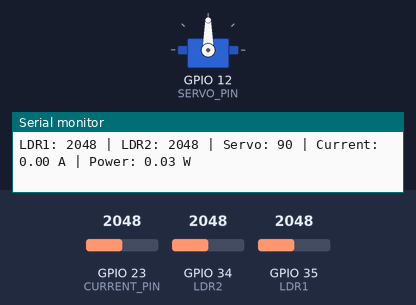
Bench run of a sketch on a simulated ESP32. Parts: servo, the last lines printed to the serial monitor. The inputs (shaded band) are chosen by the test bench; at power-on: GPIO 35 (LDR1) = 2048, GPIO 34 (LDR2) = 2048, GPIO 23 (CURRENT_PIN) = 2048. WiFi joins after 1.5 s; servers stay silent unless stated.

Above: at 3.0 s.
3.1 s: GPIO 35 (LDR1) set to 1962
At 3.7 s:
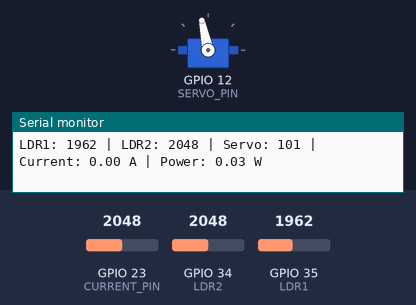
6.1 s: GPIO 34 (LDR2) set to 1938
At 6.1 s:
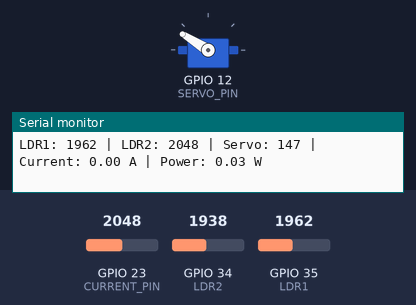
7.6 s: GPIO 34 (LDR2) set to 2047
At 10.3 s:
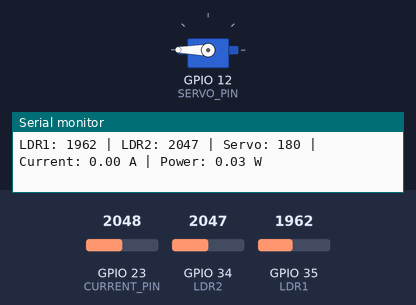
10.6 s: GPIO 34 (LDR2) set to 1228
At 11.2 s:
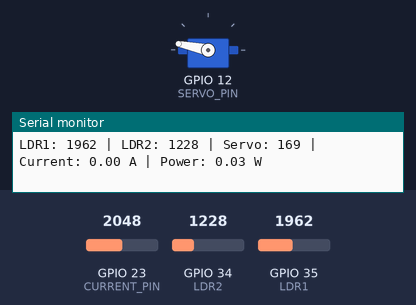
13.6 s: GPIO 34 (LDR2) set to 2866
Timing chart, 0 to 17.6 s (numbered marks = the images above; inputs shaded):
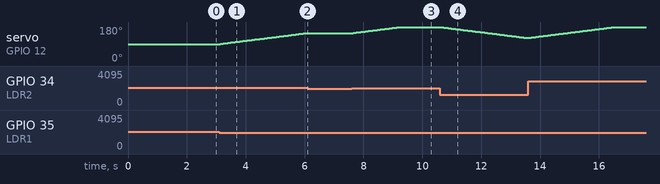

Measured:
- the behaviour switches between 1998 and 1997 on GPIO 35 (LDR1) (found by bisection; images 0 and 1)
- the behaviour switches between 2013 and 2012 on GPIO 34 (LDR2) (found by bisection; images 1 and 2)
- after the input at 3.1 s, servo on GPIO 12 (SERVO_PIN): moves from 90° to 148° over 2.9 s, starting at once
- after the input at 6.1 s, servo on GPIO 12 (SERVO_PIN): stays 148° (without the input it goes to 149° after 0.01 s)
- after the input at 7.6 s, servo on GPIO 12 (SERVO_PIN): moves from 148° to 180° over 1.6 s, starting after 0.05 s
- after the input at 10.6 s, servo on GPIO 12 (SERVO_PIN): moves from 180° to 122° over 2.9 s, starting at once

The sketch:

Sun_Tracker.ino
```cpp
// ---------------- BLYNK CONFIG ----------------
#define BLYNK_TEMPLATE_ID "TMPL3b0t9IifS"
#define BLYNK_TEMPLATE_NAME "Solar"
#define BLYNK_AUTH_TOKEN "rasrpwrl5yizP6yupneL74iPfErVfdFZ"

// ---------------- LIBRARIES ----------------
#include <WiFi.h>
#include <BlynkSimpleEsp32.h>
#include <ESP32Servo.h>

// ---------------- WIFI ----------------
char ssid[] = "LENOVO";
char pass[] = "90000000";

// ---------------- PINS ----------------
#define LDR1 35
#define LDR2 34
#define SERVO_PIN 12
#define CURRENT_PIN 23

// ---------------- CONSTANTS ----------------
#define SOLAR_VOLTAGE 12.0   // Panel voltage

// ---------------- VARIABLES ----------------
Servo myservo;

int pos = 90;         // Servo start position
int tolerance = 50;   // Light difference threshold

float current = 0.0;
float power = 0.0;

// ---------------- TIMER ----------------
BlynkTimer timer;

// ---------------- FUNCTION ----------------
void sendSensorData() {
  int val1 = analogRead(LDR1);
  int val2 = analogRead(LDR2);

  int rawCurrent = analogRead(CURRENT_PIN);

  // Convert ADC to current (ACS712 5A)
  current = abs(((rawCurrent * 3.3 / 4095.0) - 1.65) / 0.185);

  power = SOLAR_VOLTAGE * current;

  // Send to Blynk
  Blynk.virtualWrite(V0, val1);
  Blynk.virtualWrite(V1, val2);
  Blynk.virtualWrite(V2, pos);
  Blynk.virtualWrite(V3, power);
  Blynk.virtualWrite(V5, current);
}

// ---------------- SETUP ----------------
void setup() {
  Serial.begin(115200);

  // Blynk start
  Blynk.begin(BLYNK_AUTH_TOKEN, ssid, pass);

  // Servo setup
  ESP32PWM::allocateTimer(0);
  myservo.attach(SERVO_PIN);
  myservo.write(pos);

  // Timer (1 sec)
  timer.setInterval(1000L, sendSensorData);
}

// ---------------- LOOP ----------------
void loop() {
  Blynk.run();
  timer.run();

  int val1 = analogRead(LDR1);
  int val2 = analogRead(LDR2);

  // -------- Current + Power --------
  int rawCurrent = analogRead(CURRENT_PIN);
  current = abs(((rawCurrent * 3.3 / 4095.0) - 1.65) / 0.185);
  power = SOLAR_VOLTAGE * current;

  // -------- Debug Print --------
  Serial.printf("LDR1: %d | LDR2: %d | Servo: %d | Current: %.2f A | Power: %.2f W\n",
                val1, val2, pos, current, power);

  // -------- Sun Tracking Logic --------
  if (abs(val1 - val2) > tolerance) {
    if (val1 < val2) {
      pos = min(pos + 1, 180);   // Move right
    } else {
      pos = max(pos - 1, 0);     // Move left
    }
    myservo.write(pos);
  }

  delay(50);
}
```
